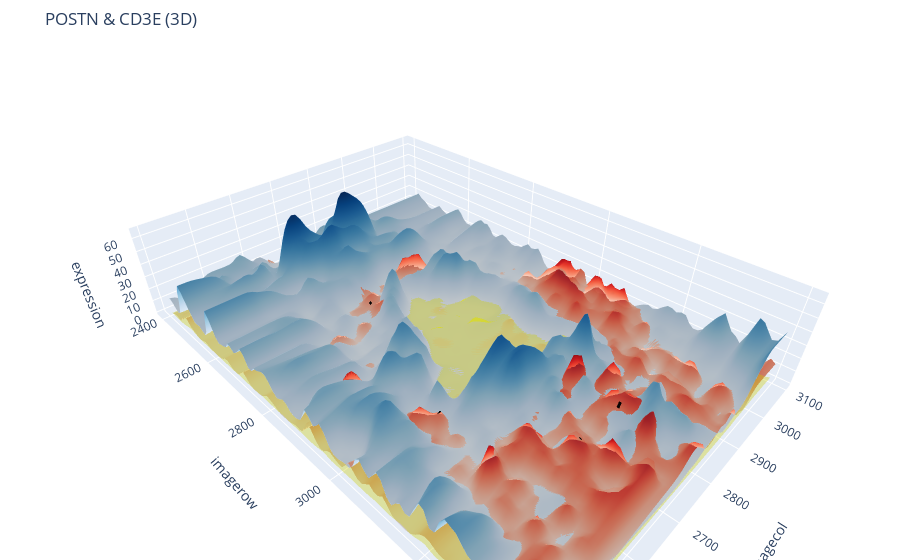

Notebook code for this chart:
### Code cell
fig = plot_3d_3(
    adata=gene_out["subset_grid"],
    genes=("POSTN", "CD3E"),
    anchor_gene="CDH1",
    bin_size=10,
    x_range=(2400, 3100),
    y_range=(2400, 3400),
    height_scale=3,
    anchor_scale=1,
    threshold=4,
    sigma=1.0,
)
fig

### Figure 1 — Plotly figure (JSON) as saved in the notebook; plotly's stock layout.template omitted (floating-point values rounded to 4 significant figures; data arrays with more than 128 entries replaced by an {"elided": "..."} marker saying what was removed)
{"data": [{"cmax": 196.1, "cmin": 0, "colorscale": [[0, "rgb(247,251,255)"], [0.125, "rgb(222,235,247)"], [0.25, "rgb(198,219,239)"], [0.375, "rgb(158,202,225)"], [0.5, "rgb(107,174,214)"], [0.625, "rgb(66,146,198)"], [0.75, "rgb(33,113,181)"], [0.875, "rgb(8,81,156)"], [1, "rgb(8,48,107)"]], "name": "POSTN", "opacity": 1, "showscale": false, "type": "surface", "x": {"elided": "100x70 float values"}, "y": {"elided": "100x70 float values"}, "z": {"elided": "100x70 float values"}}, {"cmax": 108.5, "cmin": 0, "colorscale": [[0, "rgb(255,245,240)"], [0.125, "rgb(254,224,210)"], [0.25, "rgb(252,187,161)"], [0.375, "rgb(252,146,114)"], [0.5, "rgb(251,106,74)"], [0.625, "rgb(239,59,44)"], [0.75, "rgb(203,24,29)"], [0.875, "rgb(165,15,21)"], [1, "rgb(103,0,13)"]], "name": "CD3E", "opacity": 0.9, "showscale": false, "type": "surface", "x": {"elided": "100x70 float values"}, "y": {"elided": "100x70 float values"}, "z": {"elided": "100x70 float values"}}, {"cmax": 58.8, "cmin": 0, "colorscale": [[0, "#FFFF00"], [1, "#FFFF00"]], "name": "CDH1", "opacity": 0.35, "showscale": false, "type": "surface", "x": {"elided": "100x70 float values"}, "y": {"elided": "100x70 float values"}, "z": {"elided": "100x70 float values"}}, {"colorscale": [[0, "black"], [1, "black"]], "name": "overlap", "opacity": 0.95, "showscale": false, "type": "surface", "x": {"elided": "100x70 float values"}, "y": {"elided": "100x70 float values"}, "z": {"elided": "100x70 float values"}}], "layout": {"margin": {"b": 0, "l": 0, "r": 0, "t": 50}, "scene": {"aspectmode": "data", "xaxis": {"autorange": "reversed", "title": {"text": "imagecol"}}, "yaxis": {"title": {"text": "imagerow"}}, "zaxis": {"ticktext": ["0", "10", "20", "30", "40", "50", "60", "70"], "tickvals": [0.0, 30.0, 60.0, 90.0, 120.0, 150.0, 180.0, 210.0], "title": {"text": "expression"}}}, "title": {"text": "POSTN & CD3E (3D)"}}}
